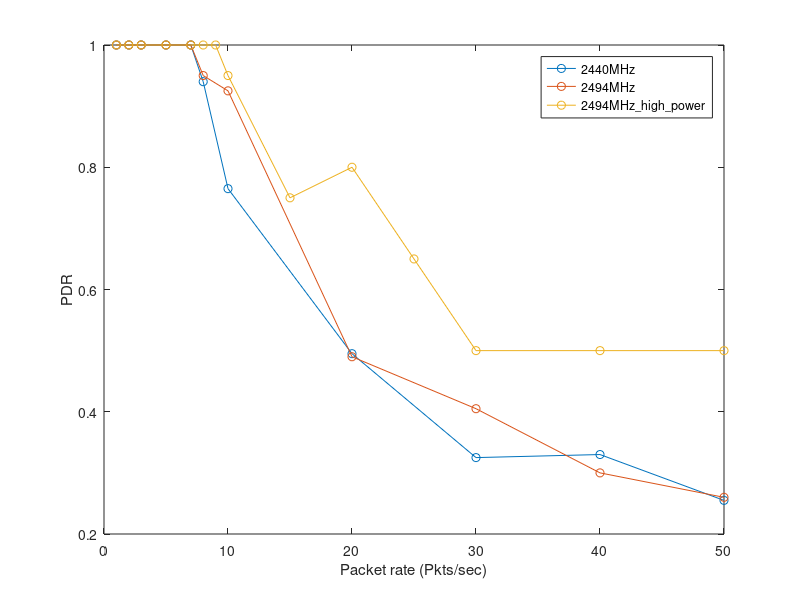

MATLAB code to generate this figure:
clear all;
Pkt_sec = fliplr([50 40 30 20 10 8 7 5 3 2 1]);
PDR_2440M = fliplr([0.255 0.33 0.325 0.495 0.765 0.94 1 1 1 1 1]);
PDR_2494M = fliplr([0.26 0.3 0.405 0.49 0.925 0.95 1 1 1 1 1]);
Pkt_sec_high_power = fliplr([50 40 30 25 20 15 10 9 8 7 5 3 2 1]);
PDR_2494M_high_power = fliplr([0.5 0.5 0.5 0.65 0.8 0.75 0.95 1 1 1 1 1 1 1 ]);

%{
plot(Pkt_sec,PDR_2440M,'-o',Pkt_sec,PDR_2494M,'-o');
xlabel('Packet rate (Pkts/sec)');
ylabel('PDR');
legend('2440MHz','2494MHz');
%}

plot(Pkt_sec,PDR_2440M,'-o',Pkt_sec,PDR_2494M,'-o',Pkt_sec_high_power,PDR_2494M_high_power,'-o');
xlabel('Packet rate (Pkts/sec)');
ylabel('PDR');
legend('2440MHz','2494MHz','2494MHz\_high\_power');
